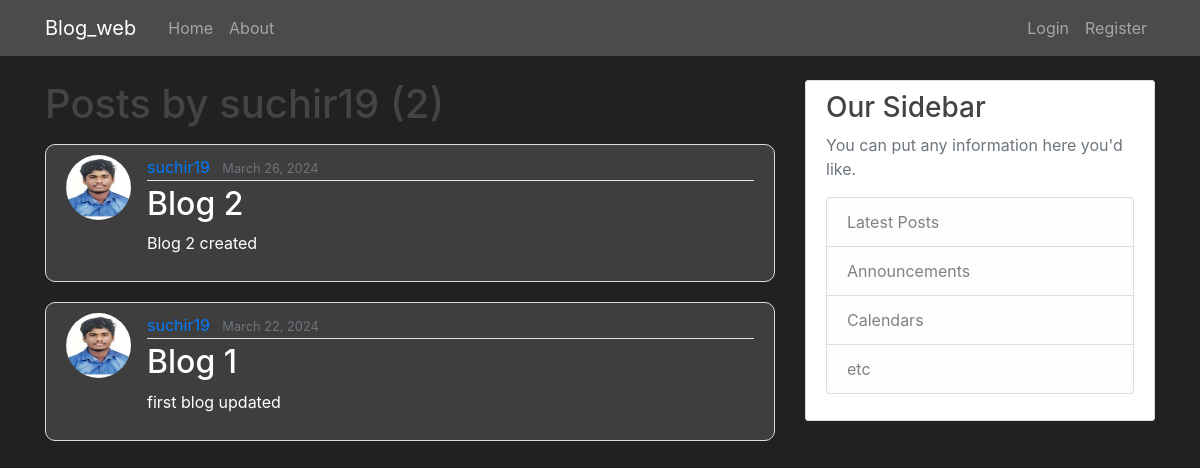
The app's page /blog/user/suchir19 with its own data.
### blog/models.py (models this page shows, shortened)
class Post(models.Model):
    title = models.CharField(max_length = 100)
    content = models.TextField()
    date_posted = models.DateTimeField(default = timezone.now)
    name = models.ForeignKey(User,on_delete = models.CASCADE)

### users/models.py (models this page shows, shortened)
class Profile(models.Model):
    user = models.OneToOneField(User,on_delete = models.CASCADE)
    image = models.ImageField(default='default.jpg',upload_to='profile_pics')

### blog/views.py (the view)
# urls.py: path('user/<str:username>', UserPostListView.as_view(), name='user-posts'),
class UserPostListView(ListView):
    model = Post
    template_name = 'blog/user_posts.html'
    context_object_name = 'posts'
    paginate_by = 2
    def get_queryset(self):
        user = get_object_or_404(User, username=self.kwargs.get('username'))
        return Post.objects.filter(name=user).order_by('-date_posted')

### blog/templates/blog/user_posts.html (shortened to what this page needs)
{% extends "blog/base.html" %}
{% block content %}
    <h1 class="mb-3">Posts by {{ view.kwargs.username }} ({{ page_obj.paginator.count }})</h1>
    {% for post in posts %}
        <article class="media content-section">
          <img class="rounded-circle article-img" src="{{ post.name.profile.image.url }}">
          <div class="media-body">
            <div class="article-metadata">
              <a class="mr-2" href="{% url 'user-posts' post.name.username %}">{{ post.name }}</a>
              <small class="text-muted">{{ post.date_posted|date:"F d, Y" }}</small>
            </div>
            <h2><a class="article-title" href="{% url 'post-detail' post.id %}">{{ post.title }}</a></h2>
            <p class="article-content">{{ post.content }}</p>
          </div>
        </article>
    {% endfor %}
{% endblock content %}

### blog/static/blog/main.css (style rules this page uses)
body { background-color: rgb(34, 33, 33) !important; color: #333333; margin-top: 5rem; }
h1, h2, h3, h4, h5, h6 { color: #444444; }
.content-section { background: #ffffff; padding: 10px 20px; border: 1px solid #dddddd; border-radius: 3px; margin-bottom: 20px; }
.article-title { color: white; }
.article-content { white-space: pre-line; color: white; }
.article-img { height: 65px; width: 65px; margin-right: 16px; }
.article-metadata { padding-bottom: 1px; margin-bottom: 4px; border-bottom: 1px solid #e3e3e3; }
.media { border-radius: 10px; background-color: #3f3e3e; }

### records on screen
Post: name.profile.image (picture), name "suchir19", date_posted "March 26, 2024", title "Blog 2", content "Blog 2 created"
Post: name.profile.image (picture), name "suchir19", date_posted "March 22, 2024", title "Blog 1", content "first blog updated"

### other values on screen
{{ view.kwargs.username }} "suchir19"
{{ page_obj.paginator.count }} "2"
